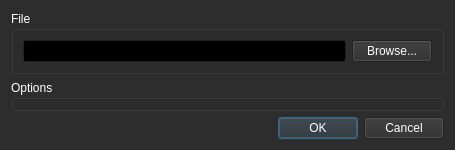
<?xml version="1.0" encoding="UTF-8"?>
<ui version="4.0">
 <class>ImportExportDialog</class>
 <widget class="QDialog" name="ImportExportDialog">
  <property name="enabled">
   <bool>true</bool>
  </property>
  <property name="geometry">
   <rect>
    <x>0</x>
    <y>0</y>
    <width>455</width>
    <height>146</height>
   </rect>
  </property>
  <property name="sizePolicy">
   <sizepolicy hsizetype="Preferred" vsizetype="Minimum">
    <horstretch>0</horstretch>
    <verstretch>0</verstretch>
   </sizepolicy>
  </property>
  <property name="palette">
   <palette>
    <active>
     <colorrole role="WindowText">
      <brush brushstyle="SolidPattern">
       <color alpha="255">
        <red>255</red>
        <green>255</green>
        <blue>255</blue>
       </color>
      </brush>
     </colorrole>
     <colorrole role="Button">
      <brush brushstyle="SolidPattern">
       <color alpha="255">
        <red>45</red>
        <green>45</green>
        <blue>45</blue>
       </color>
      </brush>
     </colorrole>
     <colorrole role="Light">
      <brush brushstyle="SolidPattern">
       <color alpha="255">
        <red>67</red>
        <green>67</green>
        <blue>67</blue>
       </color>
      </brush>
     </colorrole>
     <colorrole role="Midlight">
      <brush brushstyle="SolidPattern">
       <color alpha="255">
        <red>56</red>
        <green>56</green>
        <blue>56</blue>
       </color>
      </brush>
     </colorrole>
     <colorrole role="Dark">
      <brush brushstyle="SolidPattern">
       <color alpha="255">
        <red>22</red>
        <green>22</green>
        <blue>22</blue>
       </color>
      </brush>
     </colorrole>
     <colorrole role="Mid">
      <brush brushstyle="SolidPattern">
       <color alpha="255">
        <red>30</red>
        <green>30</green>
        <blue>30</blue>
       </color>
      </brush>
     </colorrole>
     <colorrole role="Text">
      <brush brushstyle="SolidPattern">
       <color alpha="255">
        <red>255</red>
        <green>255</green>
        <blue>255</blue>
       </color>
      </brush>
     </colorrole>
     <colorrole role="BrightText">
      <brush brushstyle="SolidPattern">
       <color alpha="255">
        <red>255</red>
        <green>255</green>
        <blue>255</blue>
       </color>
      </brush>
     </colorrole>
     <colorrole role="ButtonText">
      <brush brushstyle="SolidPattern">
       <color alpha="255">
        <red>255</red>
        <green>255</green>
        <blue>255</blue>
       </color>
      </brush>
     </colorrole>
     <colorrole role="Base">
      <brush brushstyle="SolidPattern">
       <color alpha="255">
        <red>0</red>
        <green>0</green>
        <blue>0</blue>
       </color>
      </brush>
     </colorrole>
     <colorrole role="Window">
      <brush brushstyle="SolidPattern">
       <color alpha="255">
        <red>45</red>
        <green>45</green>
        <blue>45</blue>
       </color>
      </brush>
     </colorrole>
     <colorrole role="Shadow">
      <brush brushstyle="SolidPattern">
       <color alpha="255">
        <red>0</red>
        <green>0</green>
        <blue>0</blue>
       </color>
      </brush>
     </colorrole>
     <colorrole role="AlternateBase">
      <brush brushstyle="SolidPattern">
       <color alpha="255">
        <red>22</red>
        <green>22</green>
        <blue>22</blue>
       </color>
      </brush>
     </colorrole>
     <colorrole role="ToolTipBase">
      <brush brushstyle="SolidPattern">
       <color alpha="255">
        <red>255</red>
        <green>255</green>
        <blue>220</blue>
       </color>
      </brush>
     </colorrole>
     <colorrole role="ToolTipText">
      <brush brushstyle="SolidPattern">
       <color alpha="255">
        <red>0</red>
        <green>0</green>
        <blue>0</blue>
       </color>
      </brush>
     </colorrole>
    </active>
    <inactive>
     <colorrole role="WindowText">
      <brush brushstyle="SolidPattern">
       <color alpha="255">
        <red>255</red>
        <green>255</green>
        <blue>255</blue>
       </color>
      </brush>
     </colorrole>
     <colorrole role="Button">
      <brush brushstyle="SolidPattern">
       <color alpha="255">
        <red>45</red>
        <green>45</green>
        <blue>45</blue>
       </color>
      </brush>
     </colorrole>
     <colorrole role="Light">
      <brush brushstyle="SolidPattern">
       <color alpha="255">
        <red>67</red>
        <green>67</green>
        <blue>67</blue>
       </color>
      </brush>
     </colorrole>
     <colorrole role="Midlight">
      <brush brushstyle="SolidPattern">
       <color alpha="255">
        <red>56</red>
        <green>56</green>
        <blue>56</blue>
       </color>
      </brush>
     </colorrole>
     <colorrole role="Dark">
      <brush brushstyle="SolidPattern">
       <color alpha="255">
        <red>22</red>
        <green>22</green>
        <blue>22</blue>
       </color>
      </brush>
     </colorrole>
     <colorrole role="Mid">
      <brush brushstyle="SolidPattern">
       <color alpha="255">
        <red>30</red>
        <green>30</green>
        <blue>30</blue>
       </color>
      </brush>
     </colorrole>
     <colorrole role="Text">
      <brush brushstyle="SolidPattern">
       <color alpha="255">
        <red>255</red>
        <green>255</green>
        <blue>255</blue>
       </color>
      </brush>
     </colorrole>
     <colorrole role="BrightText">
      <brush brushstyle="SolidPattern">
       <color alpha="255">
        <red>255</red>
        <green>255</green>
        <blue>255</blue>
       </color>
      </brush>
     </colorrole>
     <colorrole role="ButtonText">
      <brush brushstyle="SolidPattern">
       <color alpha="255">
        <red>255</red>
        <green>255</green>
        <blue>255</blue>
       </color>
      </brush>
     </colorrole>
     <colorrole role="Base">
      <brush brushstyle="SolidPattern">
       <color alpha="255">
        <red>0</red>
        <green>0</green>
        <blue>0</blue>
       </color>
      </brush>
     </colorrole>
     <colorrole role="Window">
      <brush brushstyle="SolidPattern">
       <color alpha="255">
        <red>45</red>
        <green>45</green>
        <blue>45</blue>
       </color>
      </brush>
     </colorrole>
     <colorrole role="Shadow">
      <brush brushstyle="SolidPattern">
       <color alpha="255">
        <red>0</red>
        <green>0</green>
        <blue>0</blue>
       </color>
      </brush>
     </colorrole>
     <colorrole role="AlternateBase">
      <brush brushstyle="SolidPattern">
       <color alpha="255">
        <red>22</red>
        <green>22</green>
        <blue>22</blue>
       </color>
      </brush>
     </colorrole>
     <colorrole role="ToolTipBase">
      <brush brushstyle="SolidPattern">
       <color alpha="255">
        <red>255</red>
        <green>255</green>
        <blue>220</blue>
       </color>
      </brush>
     </colorrole>
     <colorrole role="ToolTipText">
      <brush brushstyle="SolidPattern">
       <color alpha="255">
        <red>0</red>
        <green>0</green>
        <blue>0</blue>
       </color>
      </brush>
     </colorrole>
    </inactive>
    <disabled>
     <colorrole role="WindowText">
      <brush brushstyle="SolidPattern">
       <color alpha="255">
        <red>22</red>
        <green>22</green>
        <blue>22</blue>
       </color>
      </brush>
     </colorrole>
     <colorrole role="Button">
      <brush brushstyle="SolidPattern">
       <color alpha="255">
        <red>45</red>
        <green>45</green>
        <blue>45</blue>
       </color>
      </brush>
     </colorrole>
     <colorrole role="Light">
      <brush brushstyle="SolidPattern">
       <color alpha="255">
        <red>67</red>
        <green>67</green>
        <blue>67</blue>
       </color>
      </brush>
     </colorrole>
     <colorrole role="Midlight">
      <brush brushstyle="SolidPattern">
       <color alpha="255">
        <red>56</red>
        <green>56</green>
        <blue>56</blue>
       </color>
      </brush>
     </colorrole>
     <colorrole role="Dark">
      <brush brushstyle="SolidPattern">
       <color alpha="255">
        <red>22</red>
        <green>22</green>
        <blue>22</blue>
       </color>
      </brush>
     </colorrole>
     <colorrole role="Mid">
      <brush brushstyle="SolidPattern">
       <color alpha="255">
        <red>30</red>
        <green>30</green>
        <blue>30</blue>
       </color>
      </brush>
     </colorrole>
     <colorrole role="Text">
      <brush brushstyle="SolidPattern">
       <color alpha="255">
        <red>22</red>
        <green>22</green>
        <blue>22</blue>
       </color>
      </brush>
     </colorrole>
     <colorrole role="BrightText">
      <brush brushstyle="SolidPattern">
       <color alpha="255">
        <red>255</red>
        <green>255</green>
        <blue>255</blue>
       </color>
      </brush>
     </colorrole>
     <colorrole role="ButtonText">
      <brush brushstyle="SolidPattern">
       <color alpha="255">
        <red>22</red>
        <green>22</green>
        <blue>22</blue>
       </color>
      </brush>
     </colorrole>
     <colorrole role="Base">
      <brush brushstyle="SolidPattern">
       <color alpha="255">
        <red>45</red>
        <green>45</green>
        <blue>45</blue>
       </color>
      </brush>
     </colorrole>
     <colorrole role="Window">
      <brush brushstyle="SolidPattern">
       <color alpha="255">
        <red>45</red>
        <green>45</green>
        <blue>45</blue>
       </color>
      </brush>
     </colorrole>
     <colorrole role="Shadow">
      <brush brushstyle="SolidPattern">
       <color alpha="255">
        <red>0</red>
        <green>0</green>
        <blue>0</blue>
       </color>
      </brush>
     </colorrole>
     <colorrole role="AlternateBase">
      <brush brushstyle="SolidPattern">
       <color alpha="255">
        <red>45</red>
        <green>45</green>
        <blue>45</blue>
       </color>
      </brush>
     </colorrole>
     <colorrole role="ToolTipBase">
      <brush brushstyle="SolidPattern">
       <color alpha="255">
        <red>255</red>
        <green>255</green>
        <blue>220</blue>
       </color>
      </brush>
     </colorrole>
     <colorrole role="ToolTipText">
      <brush brushstyle="SolidPattern">
       <color alpha="255">
        <red>0</red>
        <green>0</green>
        <blue>0</blue>
       </color>
      </brush>
     </colorrole>
    </disabled>
   </palette>
  </property>
  <property name="modal">
   <bool>true</bool>
  </property>
  <layout class="QVBoxLayout" name="verticalLayout">
   <item>
    <widget class="QGroupBox" name="fileGroupBox">
     <property name="enabled">
      <bool>true</bool>
     </property>
     <property name="palette">
      <palette>
       <active>
        <colorrole role="WindowText">
         <brush brushstyle="SolidPattern">
          <color alpha="255">
           <red>255</red>
           <green>255</green>
           <blue>255</blue>
          </color>
         </brush>
        </colorrole>
       </active>
       <inactive>
        <colorrole role="WindowText">
         <brush brushstyle="SolidPattern">
          <color alpha="255">
           <red>255</red>
           <green>255</green>
           <blue>255</blue>
          </color>
         </brush>
        </colorrole>
       </inactive>
       <disabled>
        <colorrole role="WindowText">
         <brush brushstyle="SolidPattern">
          <color alpha="255">
           <red>22</red>
           <green>22</green>
           <blue>22</blue>
          </color>
         </brush>
        </colorrole>
       </disabled>
      </palette>
     </property>
     <property name="title">
      <string>File</string>
     </property>
     <property name="flat">
      <bool>false</bool>
     </property>
     <layout class="QHBoxLayout" name="horizontalLayout">
      <item>
       <widget class="QLineEdit" name="fileEdit">
        <property name="readOnly">
         <bool>true</bool>
        </property>
       </widget>
      </item>
      <item>
       <widget class="QPushButton" name="browseButton">
        <property name="text">
         <string>Browse...</string>
        </property>
       </widget>
      </item>
     </layout>
    </widget>
   </item>
   <item>
    <widget class="QGroupBox" name="optionsGroupBox">
     <property name="palette">
      <palette>
       <active>
        <colorrole role="WindowText">
         <brush brushstyle="SolidPattern">
          <color alpha="255">
           <red>255</red>
           <green>255</green>
           <blue>255</blue>
          </color>
         </brush>
        </colorrole>
       </active>
       <inactive>
        <colorrole role="WindowText">
         <brush brushstyle="SolidPattern">
          <color alpha="255">
           <red>255</red>
           <green>255</green>
           <blue>255</blue>
          </color>
         </brush>
        </colorrole>
       </inactive>
       <disabled>
        <colorrole role="WindowText">
         <brush brushstyle="SolidPattern">
          <color alpha="255">
           <red>22</red>
           <green>22</green>
           <blue>22</blue>
          </color>
         </brush>
        </colorrole>
       </disabled>
      </palette>
     </property>
     <property name="title">
      <string>Options</string>
     </property>
    </widget>
   </item>
   <item>
    <widget class="QDialogButtonBox" name="buttonBox">
     <property name="orientation">
      <enum>Qt::Horizontal</enum>
     </property>
     <property name="standardButtons">
      <set>QDialogButtonBox::Cancel|QDialogButtonBox::Ok</set>
     </property>
    </widget>
   </item>
  </layout>
 </widget>
 <resources/>
 <connections>
  <connection>
   <sender>buttonBox</sender>
   <signal>accepted()</signal>
   <receiver>ImportExportDialog</receiver>
   <slot>accept()</slot>
   <hints>
    <hint type="sourcelabel">
     <x>248</x>
     <y>254</y>
    </hint>
    <hint type="destinationlabel">
     <x>157</x>
     <y>274</y>
    </hint>
   </hints>
  </connection>
  <connection>
   <sender>buttonBox</sender>
   <signal>rejected()</signal>
   <receiver>ImportExportDialog</receiver>
   <slot>reject()</slot>
   <hints>
    <hint type="sourcelabel">
     <x>316</x>
     <y>260</y>
    </hint>
    <hint type="destinationlabel">
     <x>286</x>
     <y>274</y>
    </hint>
   </hints>
  </connection>
 </connections>
</ui>
